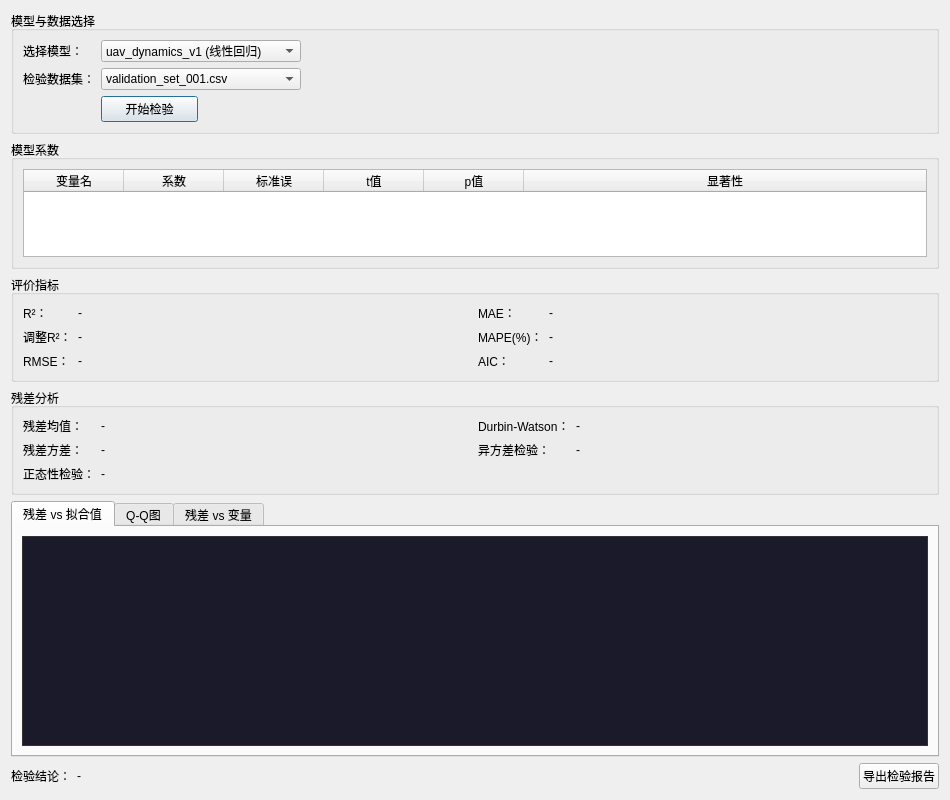
<?xml version="1.0" encoding="UTF-8"?>
<ui version="4.0">
 <class>ModelValidationDialog</class>
 <widget class="QDialog" name="ModelValidationDialog">
  <property name="geometry">
   <rect>
    <x>0</x>
    <y>0</y>
    <width>950</width>
    <height>800</height>
   </rect>
  </property>
  <property name="windowTitle">
   <string>模型检验</string>
  </property>
  <layout class="QVBoxLayout" name="verticalLayout">
   <!-- 模型与数据选择 -->
   <item>
    <widget class="QGroupBox" name="groupBoxSelection">
     <property name="title">
      <string>模型与数据选择</string>
     </property>
     <layout class="QGridLayout" name="gridLayout">
      <item row="0" column="0">
       <widget class="QLabel" name="labelModel">
        <property name="text">
         <string>选择模型：</string>
        </property>
       </widget>
      </item>
      <item row="0" column="1" colspan="2">
       <widget class="QComboBox" name="comboModel">
        <item>
         <property name="text">
          <string>uav_dynamics_v1 (线性回归)</string>
         </property>
        </item>
        <item>
         <property name="text">
          <string>uav_dynamics_v2 (多项式拟合)</string>
         </property>
        </item>
        <item>
         <property name="text">
          <string>seeker_model_v1 (神经网络)</string>
         </property>
        </item>
       </widget>
      </item>
      <item row="0" column="3">
       <spacer name="horizontalSpacer">
        <property name="orientation">
         <enum>Qt::Horizontal</enum>
        </property>
        <property name="sizeHint" stdset="0">
         <size>
          <width>40</width>
          <height>20</height>
         </size>
        </property>
       </spacer>
      </item>
      <item row="1" column="0">
       <widget class="QLabel" name="labelDataset">
        <property name="text">
         <string>检验数据集：</string>
        </property>
       </widget>
      </item>
      <item row="1" column="1" colspan="2">
       <widget class="QComboBox" name="comboDataset">
        <item>
         <property name="text">
          <string>validation_set_001.csv</string>
         </property>
        </item>
        <item>
         <property name="text">
          <string>validation_set_002.csv</string>
         </property>
        </item>
        <item>
         <property name="text">
          <string>test_flight_data.db</string>
         </property>
        </item>
       </widget>
      </item>
      <item row="2" column="1">
       <widget class="QPushButton" name="btnStartValidation">
        <property name="text">
         <string>开始检验</string>
        </property>
       </widget>
      </item>
     </layout>
    </widget>
   </item>
   <!-- 模型系数表 -->
   <item>
    <widget class="QGroupBox" name="groupBoxCoefficients">
     <property name="title">
      <string>模型系数</string>
     </property>
     <layout class="QVBoxLayout" name="verticalLayout_2">
      <item>
       <widget class="QTableWidget" name="tableCoefficients">
        <property name="columnCount">
         <number>6</number>
        </property>
        <attribute name="horizontalHeaderStretchLastSection">
         <bool>true</bool>
        </attribute>
        <column>
         <property name="text">
          <string>变量名</string>
         </property>
        </column>
        <column>
         <property name="text">
          <string>系数</string>
         </property>
        </column>
        <column>
         <property name="text">
          <string>标准误</string>
         </property>
        </column>
        <column>
         <property name="text">
          <string>t值</string>
         </property>
        </column>
        <column>
         <property name="text">
          <string>p值</string>
         </property>
        </column>
        <column>
         <property name="text">
          <string>显著性</string>
         </property>
        </column>
       </widget>
      </item>
     </layout>
    </widget>
   </item>
   <!-- 评价指标 -->
   <item>
    <widget class="QGroupBox" name="groupBoxMetrics">
     <property name="title">
      <string>评价指标</string>
     </property>
     <layout class="QHBoxLayout" name="horizontalLayout">
      <item>
       <layout class="QFormLayout" name="formLayout">
        <item row="0" column="0">
         <widget class="QLabel" name="labelR2">
          <property name="text">
           <string>R²：</string>
          </property>
         </widget>
        </item>
        <item row="0" column="1">
         <widget class="QLabel" name="labelR2Value">
          <property name="text">
           <string>-</string>
          </property>
         </widget>
        </item>
        <item row="1" column="0">
         <widget class="QLabel" name="labelAdjR2">
          <property name="text">
           <string>调整R²：</string>
          </property>
         </widget>
        </item>
        <item row="1" column="1">
         <widget class="QLabel" name="labelAdjR2Value">
          <property name="text">
           <string>-</string>
          </property>
         </widget>
        </item>
        <item row="2" column="0">
         <widget class="QLabel" name="labelRMSE">
          <property name="text">
           <string>RMSE：</string>
          </property>
         </widget>
        </item>
        <item row="2" column="1">
         <widget class="QLabel" name="labelRMSEValue">
          <property name="text">
           <string>-</string>
          </property>
         </widget>
        </item>
       </layout>
      </item>
      <item>
       <layout class="QFormLayout" name="formLayout_2">
        <item row="0" column="0">
         <widget class="QLabel" name="labelMAE">
          <property name="text">
           <string>MAE：</string>
          </property>
         </widget>
        </item>
        <item row="0" column="1">
         <widget class="QLabel" name="labelMAEValue">
          <property name="text">
           <string>-</string>
          </property>
         </widget>
        </item>
        <item row="1" column="0">
         <widget class="QLabel" name="labelMAPE">
          <property name="text">
           <string>MAPE(%)：</string>
          </property>
         </widget>
        </item>
        <item row="1" column="1">
         <widget class="QLabel" name="labelMAPEValue">
          <property name="text">
           <string>-</string>
          </property>
         </widget>
        </item>
        <item row="2" column="0">
         <widget class="QLabel" name="labelAIC">
          <property name="text">
           <string>AIC：</string>
          </property>
         </widget>
        </item>
        <item row="2" column="1">
         <widget class="QLabel" name="labelAICValue">
          <property name="text">
           <string>-</string>
          </property>
         </widget>
        </item>
       </layout>
      </item>
     </layout>
    </widget>
   </item>
   <!-- 残差分析结果 -->
   <item>
    <widget class="QGroupBox" name="groupBoxResidualStats">
     <property name="title">
      <string>残差分析</string>
     </property>
     <layout class="QHBoxLayout" name="horizontalLayout_2">
      <item>
       <layout class="QFormLayout" name="formLayout_3">
        <item row="0" column="0">
         <widget class="QLabel" name="labelResidMean">
          <property name="text">
           <string>残差均值：</string>
          </property>
         </widget>
        </item>
        <item row="0" column="1">
         <widget class="QLabel" name="labelResidMeanValue">
          <property name="text">
           <string>-</string>
          </property>
         </widget>
        </item>
        <item row="1" column="0">
         <widget class="QLabel" name="labelResidVariance">
          <property name="text">
           <string>残差方差：</string>
          </property>
         </widget>
        </item>
        <item row="1" column="1">
         <widget class="QLabel" name="labelResidVarianceValue">
          <property name="text">
           <string>-</string>
          </property>
         </widget>
        </item>
        <item row="2" column="0">
         <widget class="QLabel" name="labelNormality">
          <property name="text">
           <string>正态性检验：</string>
          </property>
         </widget>
        </item>
        <item row="2" column="1">
         <widget class="QLabel" name="labelNormalityValue">
          <property name="text">
           <string>-</string>
          </property>
         </widget>
        </item>
       </layout>
      </item>
      <item>
       <layout class="QFormLayout" name="formLayout_4">
        <item row="0" column="0">
         <widget class="QLabel" name="labelDW">
          <property name="text">
           <string>Durbin-Watson：</string>
          </property>
         </widget>
        </item>
        <item row="0" column="1">
         <widget class="QLabel" name="labelDWValue">
          <property name="text">
           <string>-</string>
          </property>
         </widget>
        </item>
        <item row="1" column="0">
         <widget class="QLabel" name="labelBP">
          <property name="text">
           <string>异方差检验：</string>
          </property>
         </widget>
        </item>
        <item row="1" column="1">
         <widget class="QLabel" name="labelBPValue">
          <property name="text">
           <string>-</string>
          </property>
         </widget>
        </item>
       </layout>
      </item>
     </layout>
    </widget>
   </item>
   <!-- 残差图选项卡 -->
   <item>
    <widget class="QTabWidget" name="tabWidget">
     <property name="currentIndex">
      <number>0</number>
     </property>
     <widget class="QWidget" name="tabResidVsFitted">
      <attribute name="title">
       <string>残差 vs 拟合值</string>
      </attribute>
      <layout class="QVBoxLayout" name="verticalLayout_3">
       <item>
        <widget class="QWidget" name="chartContainer1" native="true">
         <property name="minimumSize">
          <size>
           <width>0</width>
           <height>200</height>
          </size>
         </property>
         <property name="styleSheet">
          <string notr="true">background-color: #1a1a2a; border: 1px solid #333;</string>
         </property>
        </widget>
       </item>
      </layout>
     </widget>
     <widget class="QWidget" name="tabQQ">
      <attribute name="title">
       <string>Q-Q图</string>
      </attribute>
      <layout class="QVBoxLayout" name="verticalLayout_4">
       <item>
        <widget class="QWidget" name="chartContainer2" native="true">
         <property name="minimumSize">
          <size>
           <width>0</width>
           <height>200</height>
          </size>
         </property>
         <property name="styleSheet">
          <string notr="true">background-color: #1a1a2a; border: 1px solid #333;</string>
         </property>
        </widget>
       </item>
      </layout>
     </widget>
     <widget class="QWidget" name="tabResidVsVar">
      <attribute name="title">
       <string>残差 vs 变量</string>
      </attribute>
      <layout class="QVBoxLayout" name="verticalLayout_5">
       <item>
        <widget class="QComboBox" name="comboVariable">
         <item>
          <property name="text">
           <string>油门开度</string>
          </property>
         </item>
         <item>
          <property name="text">
           <string>升降舵偏角</string>
          </property>
         </item>
         <item>
          <property name="text">
           <string>副翼偏角</string>
          </property>
         </item>
        </widget>
       </item>
       <item>
        <widget class="QWidget" name="chartContainer3" native="true">
         <property name="minimumSize">
          <size>
           <width>0</width>
           <height>180</height>
          </size>
         </property>
         <property name="styleSheet">
          <string notr="true">background-color: #1a1a2a; border: 1px solid #333;</string>
         </property>
        </widget>
       </item>
      </layout>
     </widget>
    </widget>
   </item>
   <!-- 检验结论和导出 -->
   <item>
    <layout class="QHBoxLayout" name="horizontalLayout_3">
     <item>
      <widget class="QLabel" name="labelConclusion">
       <property name="text">
        <string>检验结论：</string>
       </property>
      </widget>
     </item>
     <item>
      <widget class="QLabel" name="labelConclusionValue">
       <property name="text">
        <string>-</string>
       </property>
      </widget>
     </item>
     <item>
      <spacer name="horizontalSpacer_2">
       <property name="orientation">
        <enum>Qt::Horizontal</enum>
       </property>
       <property name="sizeHint" stdset="0">
        <size>
         <width>40</width>
         <height>20</height>
        </size>
       </property>
      </spacer>
     </item>
     <item>
      <widget class="QPushButton" name="btnExportReport">
       <property name="text">
        <string>导出检验报告</string>
       </property>
      </widget>
     </item>
    </layout>
   </item>
  </layout>
 </widget>
 <resources/>
 <connections/>
</ui>
